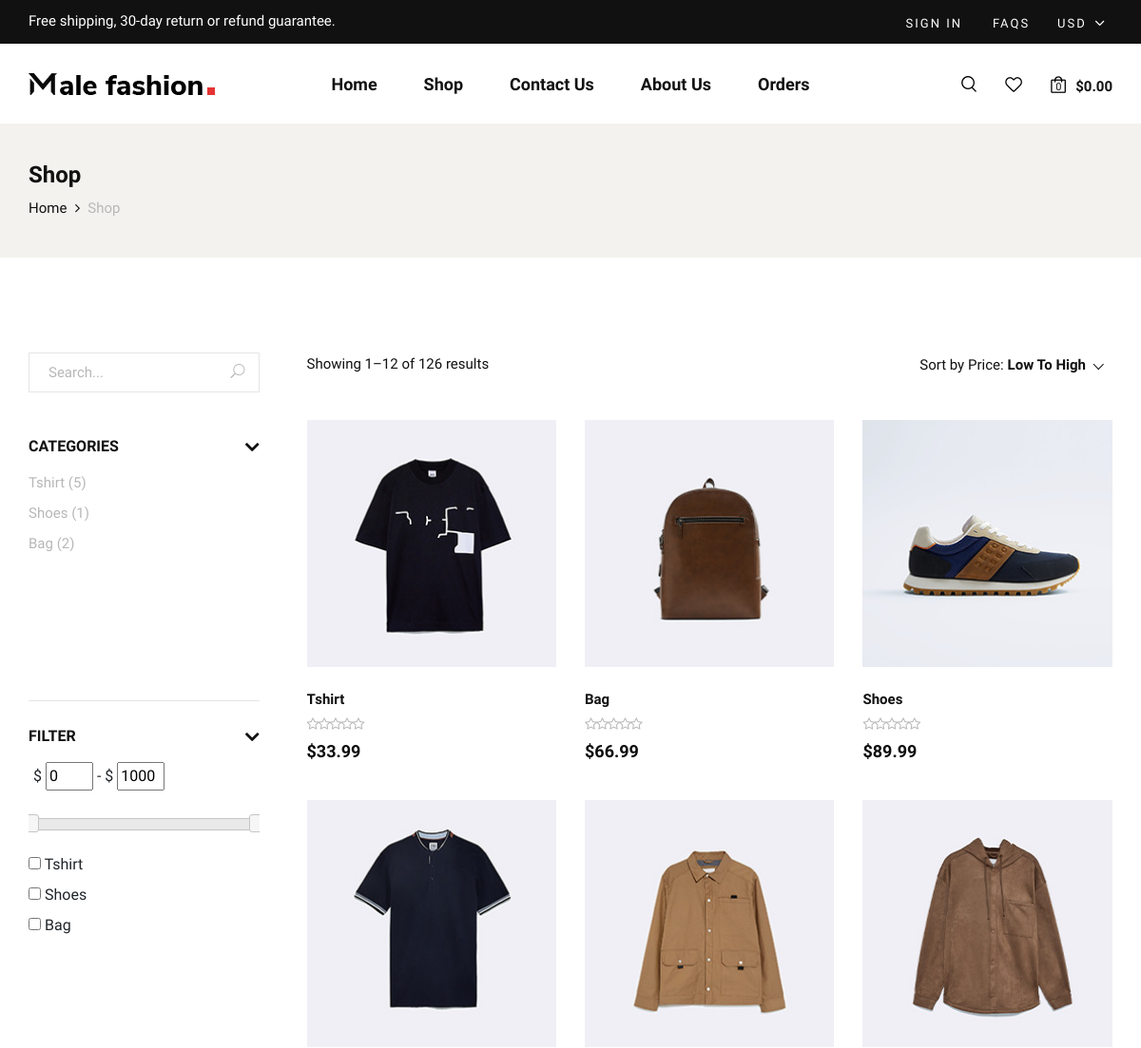
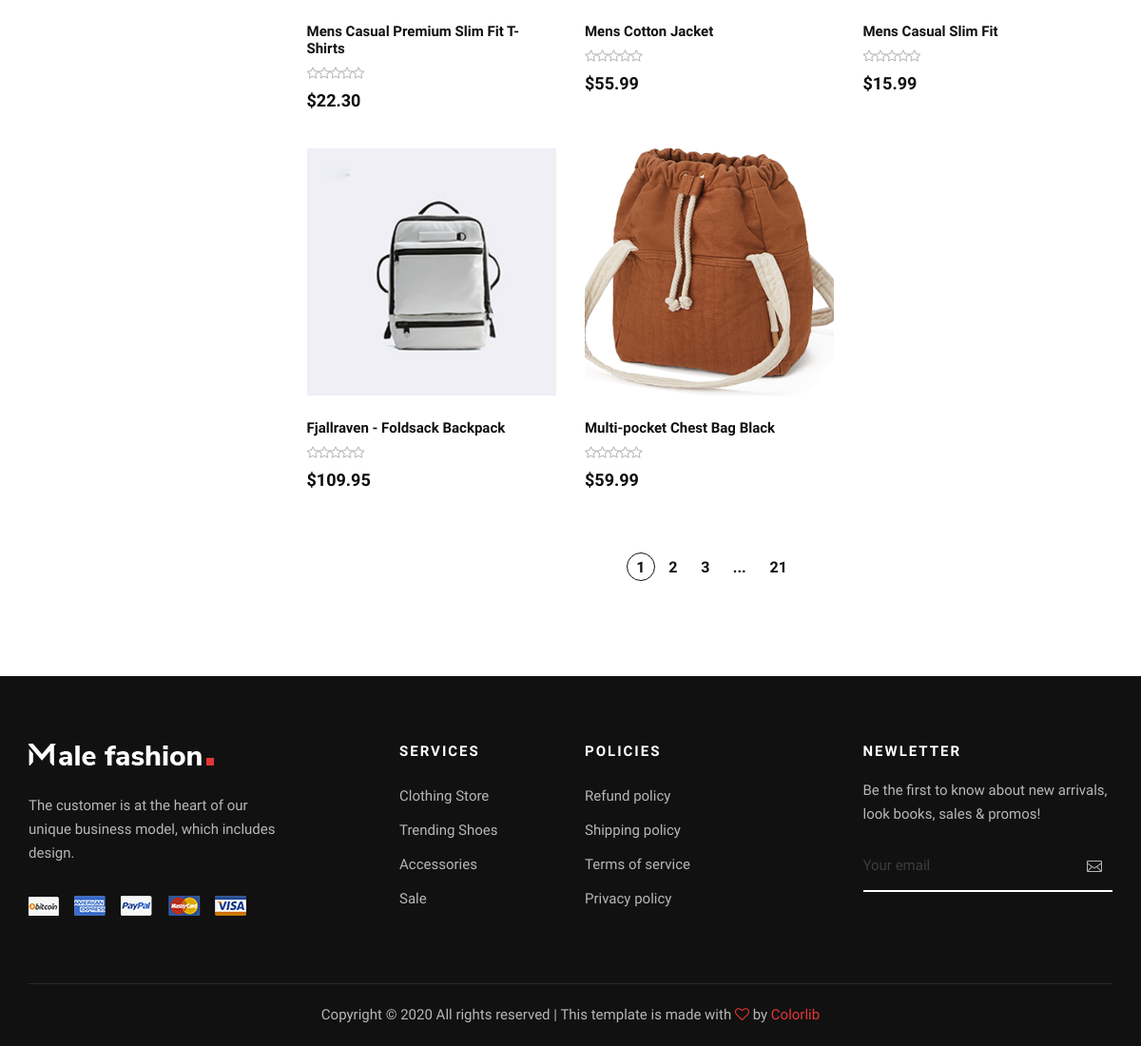
The app's page /shop, older data (2 pictures, top to bottom).
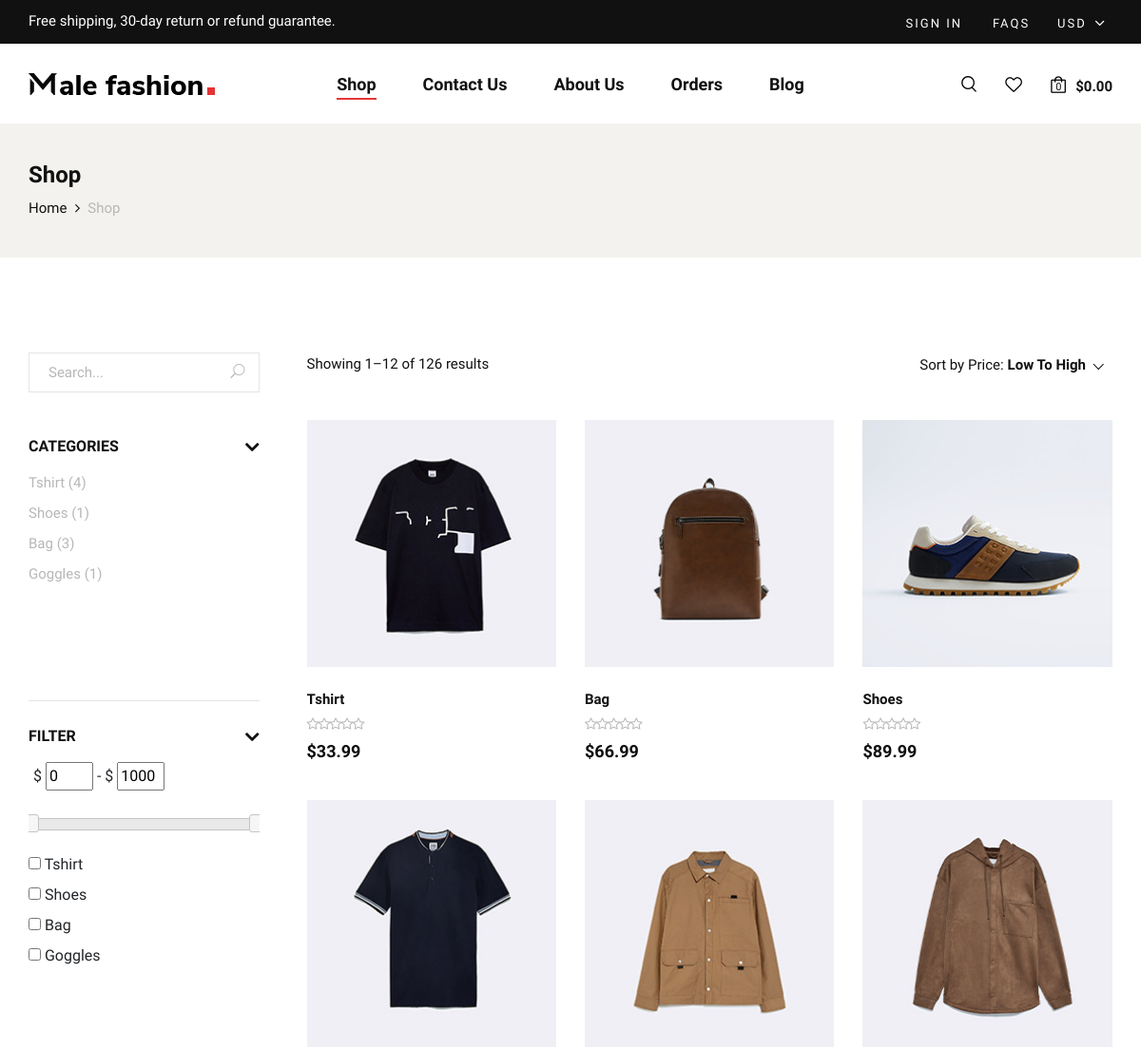
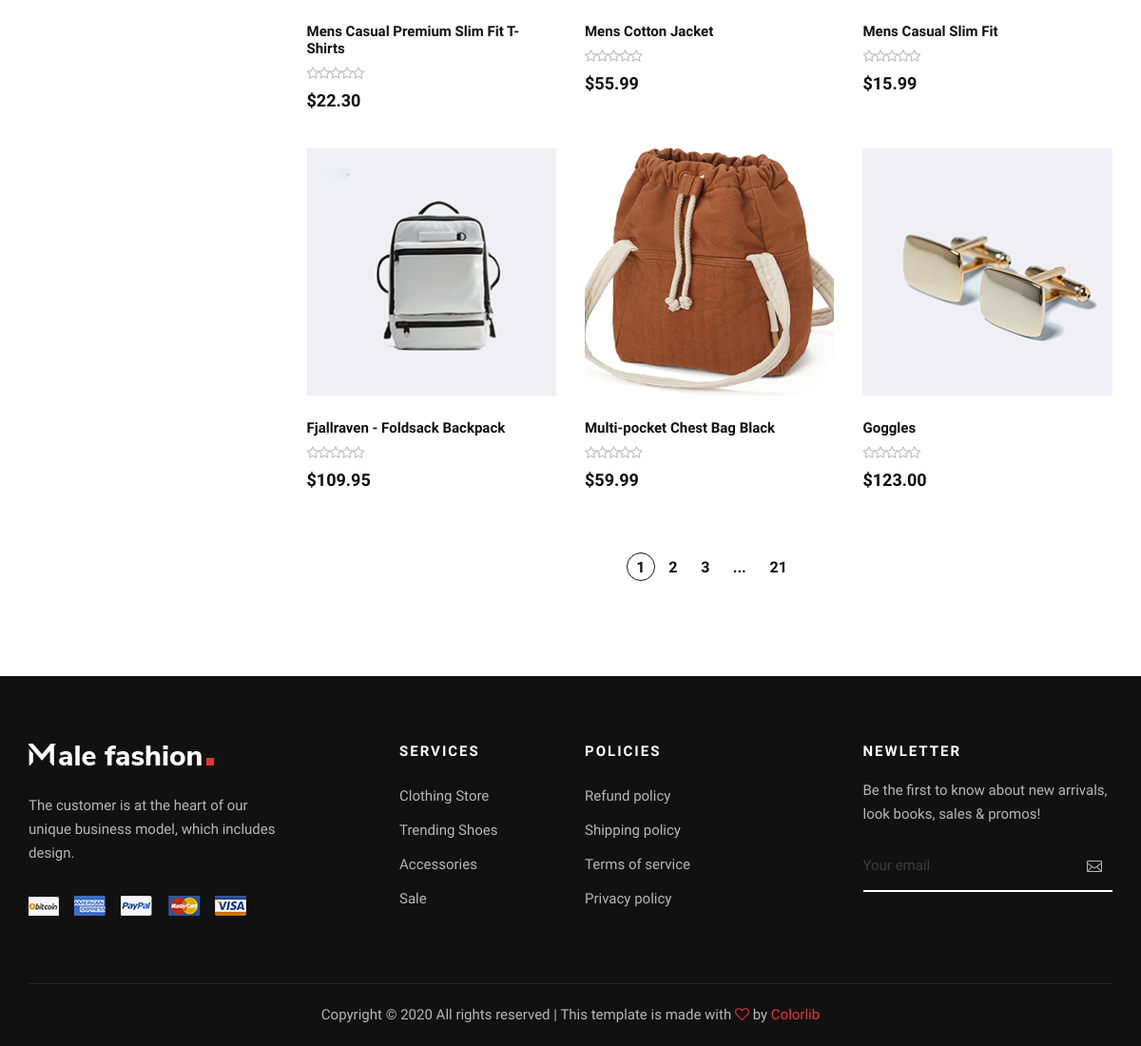
The same page, newer data (2 pictures, top to bottom).
### ecommerce_app/models.py (models this page shows, shortened)
class Link(models.Model):
    name = models.CharField(max_length=255)
    url = models.CharField(max_length=255)

class Category(models.Model):
    name = models.CharField(max_length=191)
    description = models.TextField()
    def __str__(self):
        return self.name

class Product(models.Model):
    name = models.CharField(max_length=191)
    price = models.DecimalField(max_digits=7, decimal_places=2)
    slug = models.SlugField()
    category = models.ForeignKey(Category, on_delete=models.CASCADE, null=True, blank=True, related_name= 'products')
    description = models.TextField()
    shortdes = models.CharField(max_length=191)
    discount = models.IntegerField(default=0)
    sale_price = models.DecimalField(max_digits=7, decimal_places=2 ,default= 0.0)
    image = models.ImageField(upload_to='products_images/', blank=True)
    stock = models.IntegerField(default= 10)
    feature_product = models.BooleanField(default = False)

class PaymentPartners(models.Model):
    url = models.CharField(max_length=255)
    partner = models.ImageField(upload_to='payment_partners/', blank=True, null=True)

class Widget(models.Model):
    heading = models.CharField(max_length=10)
    links = models.ManyToManyField(Link)

### ecommerce_app/views.py (the view, shortened to what this page needs)
# urls.py: path('shop', views.shop, name='shop'),
def shop(request):
    all_products = Product.objects.all()
    all_category = Category.objects.all()
    filter_product = Filter()
    id = request.GET.get('id')
    if id:
        products = Product.objects.filter(category__id=id)
        return render(request,"shop.html",{'all_products': products,'all_category':all_category, 'filter':filter_product})
    return render(request,"shop.html",{'all_products': all_products,'all_category':all_category, 'filter':filter_product})

### ecommerce_app/forms.py
class Filter(forms.Form):
    categories = forms.ModelMultipleChoiceField(queryset=Category.objects.all(), widget=forms.CheckboxSelectMultiple)
    min_price = forms.DecimalField(max_digits=10, decimal_places=2)
    max_price = forms.DecimalField(max_digits=10, decimal_places=2)

### customadmin/context_processor.py (called while the page is built)
def app_list(request):
    models = [model.__name__ for model in apps.get_app_config('ecommerce_app').get_models()]
    return {'models': models}

### ecommerce_app/cart.py (called while the page is built)
def get_all_cart_items(request):
    if request.user.is_authenticated:
        return CartItem.objects.filter(user = request.user)
    else:
        return []

def item_count(request):
    if get_all_cart_items(request):
        return get_all_cart_items(request).count()
    else:
        return 0

### ecommerce_app/context_processor.py (called while the page is built)
def cart_item_count(request):
    item_count = cart.item_count(request)
    return {'cart_item_count' : item_count }

def context_processor_1(request):
    navbar = Navbar.objects.all().first()
    footer = Footer.objects.all().first()
    return {'navbar' : navbar,'footer':footer }

### ecommerce_app/templates/shop.html (shortened to what this page needs)
{% extends 'base.html' %}
{% load static %}
{% block content %}
<section class="breadcrumb-option">
    <div class="container">
        <div class="row">
            <div class="col-lg-12">
                <div class="breadcrumb__text">
                    <h4>Shop</h4>
                    <div class="breadcrumb__links">
                        <a href="/">Home</a>
                        <span>Shop</span>
                    </div>
                </div>
            </div>
        </div>
    </div>
</section>
<section class="shop spad">
    <div class="container">
        <div class="row">
            {% include 'filter.html' %}
            <div class="col-lg-9">
                <div class="shop__product__option">
                    <div class="row">
                        <div class="col-lg-6 col-md-6 col-sm-6">
                            <div class="shop__product__option__left">
                                <p>Showing 1–12 of 126 results</p>
                            </div>
                        </div>
                        <div class="col-lg-6 col-md-6 col-sm-6">
                            <div class="shop__product__option__right">
                                <p>Sort by Price:</p>
                            </div>
                        </div>
                    </div>
                </div>
                <div class="row">
                    {% for product in all_products %}
                    <div class="col-lg-4 col-md-6 col-sm-6">
                        <div class="product__item">
                                <div class="product__item__pic set-bg"
                                    data-setbg=/media/{{product.image}}>
                                </div>
                            <div class="product__item__text">
                                <h6>{{ product.name }}</h6>
                                <div class="rating">
                                    <i class="fa fa-star-o"></i>
                                    <i class="fa fa-star-o"></i>
                                    <i class="fa fa-star-o"></i>
                                    <i class="fa fa-star-o"></i>
                                    <i class="fa fa-star-o"></i>
                                </div>
                                <h5>${{ product.price }}</h5>
                            </div>
                        </div>
                    </div>
                    {% endfor %}
                </div>
                <div class="row">
                    <div class="col-lg-12">
                        <div class="product__pagination">
                            <a class="active" href="#">1</a>
                            <a href="#">2</a>
                            <a href="#">3</a>
                            <span>...</span>
                            <a href="#">21</a>
                        </div>
                    </div>
                </div>
            </div>
        </div>
    </div>
</section>
{% endblock %}

### ecommerce_app/templates/header.html (shortened to what this page needs)
{% load static %}
    <header class="header">
        <div class="header__top">
            <div class="container">
                <div class="row">
                    <div class="col-lg-6 col-md-7">
                        <div class="header__top__left">
                            <p>Free shipping, 30-day return or refund guarantee.</p>
                        </div>
                    </div>
                    <div class="col-lg-6 col-md-5">
                        <div class="header__top__right">
                            <div class="header__top__links">
                                {% if user.is_authenticated %}
                                <a href="/account">{{user.username}}</a>
                                <a href="/logout">Sign out</a>
                                {% else %}
                                <a href="/login">Sign in</a>
                                {% endif %}
                                <a href="#">FAQs</a>
                            </div>
                            <div class="header__top__hover">
                                <span>Usd <i class="arrow_carrot-down"></i></span>
                            </div>
                        </div>
                    </div>
                </div>
            </div>
        </div>
        <div class="container">
            <div class="row">
                <div class="col-lg-3 col-md-3">
                    <div class="header__logo">
                        <a href="{{navbar.logo.logo_url}}"><img src="/media/{{navbar.logo.logo}}" alt=""></a>
                    </div>
                </div>
                <div class="col-lg-6 col-md-6">
                    <nav id="nav" class="header__menu mobile-menu">
                        <ul>
                            {% for link in navbar.links.all %}
                            <li ><a href="{{link.url}}">{{link.name}}</a></li>
                            {% endfor %}
                        </ul>
                    </nav>
                </div>
                <div class="col-lg-3 col-md-3">
                    <div class="header__nav__option">
                        <a href="#" class="search-switch"><img src="{% static 'img/icon/search.png' %}" alt=""></a>
                        <a href="#"><img src="{% static 'img/icon/heart.png' %}" alt=""></a>
                        <a href="{% url 'show_cart' %}"><img src="{% static 'img/icon/cart.png' %}" alt=""> <span>
                                {{cart_item_count }}</span></a>
                        <div class="price">$0.00</div>
                    </div>
                </div>
            </div>
        </div>
    </header>

### ecommerce_app/templates/filter.html
<div class="col-lg-3">
    <div class="shop__sidebar">
        <div class="shop__sidebar__search">
            <form action="#">
                <input type="text" placeholder="Search...">
                <button type="submit"><span class="icon_search"></span></button>
            </form>
        </div>
        <div class="shop__sidebar__accordion">
            <div class="accordion" id="accordionExample">
                <div class="card">
                    <div class="card-heading">
                        <a data-toggle="collapse" data-target="#collapseOne">Categories</a>
                    </div>
                    <div id="collapseOne" class="collapse show" data-parent="#accordionExample">
                        <div class="card-body">
                            <div class="shop__sidebar__categories">
                                <ul class="nice-scroll">
                                    {% for category in all_category %}
                                        <li><a href="/shop?id={{category.id}}">{{category.name}} ({{category.products.all.count}})</a></li>
                                    {% endfor %}
                                </ul>
                            </div>
                        </div>
                    </div>
                </div>
                <div class="card">
                    <div class="card-heading">
                        <a data-toggle="collapse" data-target="#collapseTwo">Filter</a>
                    </div>
                    <div id="collapseTwo" class="collapse show" data-parent="#accordionExample">
                        <div class="card-body">
                            <div class="shop__sidebar__brand">
                                <ul>
                                    <li><form action="" id="filter" method="POST" >{% csrf_token %} <div id="price_div">$&nbsp;{{filter.min_price}}&nbsp;-&nbsp;$&nbsp;{{filter.max_price}}</div> <br> <div id="slider-range"></div><br> {{filter.categories}}</form></li>
                                </ul>
                            </div>
                        </div>
                    </div>
                </div>
            </div>
        </div>
    </div>
</div>

### ecommerce_app/templates/footer.html
{% load static %}
    <footer class="footer">
        <div class="container">
            <div class="row">
                <div class="col-lg-3 col-md-6 col-sm-6">
                    <div class="footer__about">
                        <div class="footer__logo">
                            <a href="{{footer.logo.logo_url}}"><img src="/media/{{footer.logo.logo}}" alt=""></a>
                        </div>
                        <p>{{footer.moto}}</p>
                        {% for payment_partner in footer.payment_partners.all %}
                        <a href="#"><img src="/media/{{payment_partner.partner}}" alt=""></a>
                        {% endfor %}
                    </div>
                </div>
                {% for widget in footer.widgets.all %}
                <div class="col-lg-2 {% if forloop.counter == 1 %} offset-lg-1 {% endif %} col-md-3 col-sm-6">
                    <div class="footer__widget">
                        <h6>{{widget.heading}}</h6>
                        <ul>
                            {% for link in widget.links.all %}
                            <li><a href="{{link.url}}">{{link.name}}</a></li>
                            {% endfor %}
                        </ul>
                    </div>
                </div>
                {% endfor %}
                <div class="col-lg-3 offset-lg-1 col-md-6 col-sm-6">
                    <div class="footer__widget">
                        <h6>{{footer.news_letter.heading}}</h6>
                        <div class="footer__newslatter">
                            <p>{{footer.news_letter.text}}</p>
                            <form action="#">
                                <input type="text" placeholder="Your email">
                                <button type="submit"><span class="icon_mail_alt"></span></button>
                            </form>
                        </div>
                    </div>
                </div>
            </div>
            <div class="row">
                <div class="col-lg-12 text-center">
                    <div class="footer__copyright__text">
                        <p>
                            {% autoescape off %}
                            {{ footer.footer_text|safe }}
                            {% endautoescape %}
                        </p>
                    </div>
                </div>
            </div>
        </div>
    </footer>

Row changes from the older to the newer data that the page shows:
no longer on this page (row edited): Link: name "Home"
added Link: name "Blog"
computed for Category "Tshirt": products.all.count "5" → "4"
computed for Category "Bag": products.all.count "2" → "3"
added Category: name "Goggles", products.all.count "1"
added Product: shows a picture, name "Goggles", price "123.00"
Text that changed along with them:
form field categories: "☐ ☐ ☐" → "☐ ☐ ☐ ☐"
text no longer shown: "Tshirt Shoes Bag"
text now shown: "Tshirt Shoes Bag Goggles"
